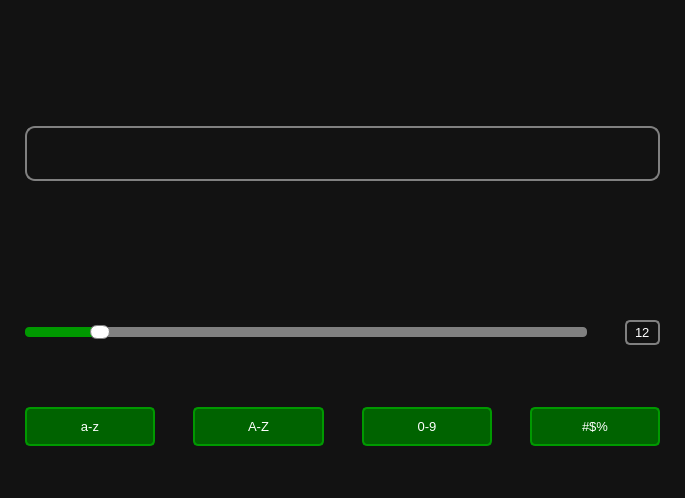
<?xml version="1.0" encoding="UTF-8"?>
<ui version="4.0">
 <class>MainWindow</class>
 <widget class="QMainWindow" name="MainWindow">
  <property name="geometry">
   <rect>
    <x>0</x>
    <y>0</y>
    <width>685</width>
    <height>498</height>
   </rect>
  </property>
  <property name="cursor">
   <cursorShape>ArrowCursor</cursorShape>
  </property>
  <property name="windowTitle">
   <string>Password Generator</string>
  </property>
  <property name="windowIcon">
   <iconset>
    <normalon>:/icons/icons/password_24dp_FFFFFF_FILL0_wght400_GRAD0_opsz24.ico</normalon>
   </iconset>
  </property>
  <property name="styleSheet">
   <string notr="true">QWidget {
	background-color: #121212;
	color: white;
	margin: 16px;
	font-size: 10pt;
	font-family: Ubuntu;
}
QPushButton {
	border: 2px solid gray;
	border-radius: 5px;
}
QPushButton#btn_lower, #btn_upper, #btn_digits, #btn_special {
	padding: 10px;
}
QPushButton:hover {
	border-color: #090;
}
QPushButon:pressed {
	border: 4px solid #090;
	border-radius: 5px;
}
QPushButton#icon_lock {
	border: none;
}
QPushButton:checked {
	background-color: #006300;
	border-color: #090;
}
QFrame {
	border: 2px solid grey;
	border-radius: 10px;
}
QFrame:hover {
	border-color: #090;
}
QLineEdit {
	border: none;
	margin: 0;
	font-size: 20pt;
}</string>
  </property>
  <widget class="QWidget" name="centralwidget">
   <property name="styleSheet">
    <string notr="true"/>
   </property>
   <layout class="QVBoxLayout" name="verticalLayout">
    <item>
     <widget class="QPushButton" name="icon_lock">
      <property name="enabled">
       <bool>false</bool>
      </property>
      <property name="text">
       <string/>
      </property>
      <property name="icon">
       <iconset>
        <disabledon>:/icons/icons/lock_24dp_FFFFFF_FILL0_wght400_GRAD0_opsz24.svg</disabledon>
       </iconset>
      </property>
      <property name="iconSize">
       <size>
        <width>100</width>
        <height>100</height>
       </size>
      </property>
      <property name="default">
       <bool>false</bool>
      </property>
     </widget>
    </item>
    <item>
     <layout class="QHBoxLayout" name="layout_password">
      <item>
       <widget class="QFrame" name="frame_password">
        <property name="sizePolicy">
         <sizepolicy hsizetype="Expanding" vsizetype="Maximum">
          <horstretch>0</horstretch>
          <verstretch>0</verstretch>
         </sizepolicy>
        </property>
        <property name="frameShape">
         <enum>QFrame::Shape::StyledPanel</enum>
        </property>
        <property name="frameShadow">
         <enum>QFrame::Shadow::Raised</enum>
        </property>
        <layout class="QHBoxLayout" name="horizontalLayout_3">
         <item>
          <widget class="QLineEdit" name="line_password"/>
         </item>
         <item>
          <widget class="QPushButton" name="btn_visibility">
           <property name="cursor">
            <cursorShape>PointingHandCursor</cursorShape>
           </property>
           <property name="styleSheet">
            <string notr="true">QPushButton {
	border: none;
	margin: 0;
	background-color: transparent;
}</string>
           </property>
           <property name="text">
            <string/>
           </property>
           <property name="icon">
            <iconset resource="resources.qrc">
             <normaloff>:/icons/icons/visibility_off_24dp_FFFFFF_FILL0_wght400_GRAD0_opsz24.svg</normaloff>
             <normalon>:/icons/icons/visibility_24dp_FFFFFF_FILL0_wght400_GRAD0_opsz24.svg</normalon>:/icons/icons/visibility_off_24dp_FFFFFF_FILL0_wght400_GRAD0_opsz24.svg</iconset>
           </property>
           <property name="iconSize">
            <size>
             <width>30</width>
             <height>30</height>
            </size>
           </property>
           <property name="checkable">
            <bool>true</bool>
           </property>
           <property name="checked">
            <bool>true</bool>
           </property>
          </widget>
         </item>
         <item>
          <widget class="QPushButton" name="btn_copy">
           <property name="cursor">
            <cursorShape>PointingHandCursor</cursorShape>
           </property>
           <property name="styleSheet">
            <string notr="true">QPushButton {
	border: none;
	margin: 0;
	background-color: transparent;
}
</string>
           </property>
           <property name="text">
            <string/>
           </property>
           <property name="icon">
            <iconset>
             <normalon>:/icons/icons/content_copy_24dp_FFFFFF_FILL0_wght400_GRAD0_opsz24.svg</normalon>
            </iconset>
           </property>
           <property name="iconSize">
            <size>
             <width>30</width>
             <height>30</height>
            </size>
           </property>
           <property name="shortcut">
            <string>Ctrl+C</string>
           </property>
          </widget>
         </item>
         <item>
          <widget class="QPushButton" name="btn_refresh">
           <property name="cursor">
            <cursorShape>PointingHandCursor</cursorShape>
           </property>
           <property name="styleSheet">
            <string notr="true">QPushButton {
	border: none;
	margin: 0;
	background-color: transparent;
}</string>
           </property>
           <property name="text">
            <string/>
           </property>
           <property name="icon">
            <iconset>
             <normalon>:/icons/icons/refresh_24dp_FFFFFF_FILL0_wght400_GRAD0_opsz24.svg</normalon>
            </iconset>
           </property>
           <property name="iconSize">
            <size>
             <width>30</width>
             <height>30</height>
            </size>
           </property>
           <property name="shortcut">
            <string>Ctrl+R</string>
           </property>
          </widget>
         </item>
        </layout>
       </widget>
      </item>
     </layout>
    </item>
    <item>
     <layout class="QHBoxLayout" name="horizontalLayout_2">
      <item>
       <widget class="QLabel" name="label_strength">
        <property name="sizePolicy">
         <sizepolicy hsizetype="Preferred" vsizetype="Maximum">
          <horstretch>0</horstretch>
          <verstretch>0</verstretch>
         </sizepolicy>
        </property>
        <property name="layoutDirection">
         <enum>Qt::LayoutDirection::RightToLeft</enum>
        </property>
        <property name="styleSheet">
         <string notr="true">border: none;</string>
        </property>
        <property name="text">
         <string/>
        </property>
        <property name="alignment">
         <set>Qt::AlignmentFlag::AlignCenter</set>
        </property>
       </widget>
      </item>
      <item>
       <widget class="QLabel" name="label_entropy">
        <property name="sizePolicy">
         <sizepolicy hsizetype="Preferred" vsizetype="Maximum">
          <horstretch>0</horstretch>
          <verstretch>0</verstretch>
         </sizepolicy>
        </property>
        <property name="styleSheet">
         <string notr="true">border: none;</string>
        </property>
        <property name="text">
         <string/>
        </property>
        <property name="alignment">
         <set>Qt::AlignmentFlag::AlignCenter</set>
        </property>
       </widget>
      </item>
     </layout>
    </item>
    <item>
     <layout class="QHBoxLayout" name="layout_bar">
      <item>
       <widget class="QSlider" name="slider_length">
        <property name="cursor">
         <cursorShape>PointingHandCursor</cursorShape>
        </property>
        <property name="mouseTracking">
         <bool>true</bool>
        </property>
        <property name="tabletTracking">
         <bool>true</bool>
        </property>
        <property name="styleSheet">
         <string notr="true">QSlider::groove:horizontal {
    background-color: transparent;
    height: 10px;
}

QSlider::handle:horizontal {
    background-color: white;
    border: 1px solid grey;
    width: 18px;
    margin: -2px 0;
    border-radius: 7px;
}

QSlider::sub-page:horizontal {
    background-color: #090;
    border-radius: 4px;
}
QSlider::add-page:horizontal {
    background-color: grey;
    border-radius: 4px;
}</string>
        </property>
        <property name="maximum">
         <number>100</number>
        </property>
        <property name="value">
         <number>12</number>
        </property>
        <property name="orientation">
         <enum>Qt::Orientation::Horizontal</enum>
        </property>
       </widget>
      </item>
      <item>
       <widget class="QSpinBox" name="box_length">
        <property name="cursor">
         <cursorShape>PointingHandCursor</cursorShape>
        </property>
        <property name="styleSheet">
         <string notr="true">QSpinBox {
	border: 2px solid gray;
	border-radius:  5px;
	background: transparent;
	padding: 2px;
}
QSpinBox:hover {
	border-color: #009900;
}
	</string>
        </property>
        <property name="alignment">
         <set>Qt::AlignmentFlag::AlignCenter</set>
        </property>
        <property name="buttonSymbols">
         <enum>QAbstractSpinBox::ButtonSymbols::NoButtons</enum>
        </property>
        <property name="maximum">
         <number>100</number>
        </property>
        <property name="value">
         <number>12</number>
        </property>
       </widget>
      </item>
     </layout>
    </item>
    <item>
     <layout class="QHBoxLayout" name="layout_char">
      <item>
       <widget class="QPushButton" name="btn_lower">
        <property name="cursor">
         <cursorShape>PointingHandCursor</cursorShape>
        </property>
        <property name="text">
         <string>a-z</string>
        </property>
        <property name="checkable">
         <bool>true</bool>
        </property>
        <property name="checked">
         <bool>true</bool>
        </property>
       </widget>
      </item>
      <item>
       <widget class="QPushButton" name="btn_upper">
        <property name="cursor">
         <cursorShape>PointingHandCursor</cursorShape>
        </property>
        <property name="text">
         <string>A-Z</string>
        </property>
        <property name="checkable">
         <bool>true</bool>
        </property>
        <property name="checked">
         <bool>true</bool>
        </property>
       </widget>
      </item>
      <item>
       <widget class="QPushButton" name="btn_digits">
        <property name="cursor">
         <cursorShape>PointingHandCursor</cursorShape>
        </property>
        <property name="text">
         <string>0-9</string>
        </property>
        <property name="checkable">
         <bool>true</bool>
        </property>
        <property name="checked">
         <bool>true</bool>
        </property>
       </widget>
      </item>
      <item>
       <widget class="QPushButton" name="btn_special">
        <property name="cursor">
         <cursorShape>PointingHandCursor</cursorShape>
        </property>
        <property name="text">
         <string>#$%</string>
        </property>
        <property name="checkable">
         <bool>true</bool>
        </property>
        <property name="checked">
         <bool>true</bool>
        </property>
       </widget>
      </item>
     </layout>
    </item>
   </layout>
  </widget>
 </widget>
 <resources>
  <include location="resources.qrc"/>
 </resources>
 <connections/>
</ui>
